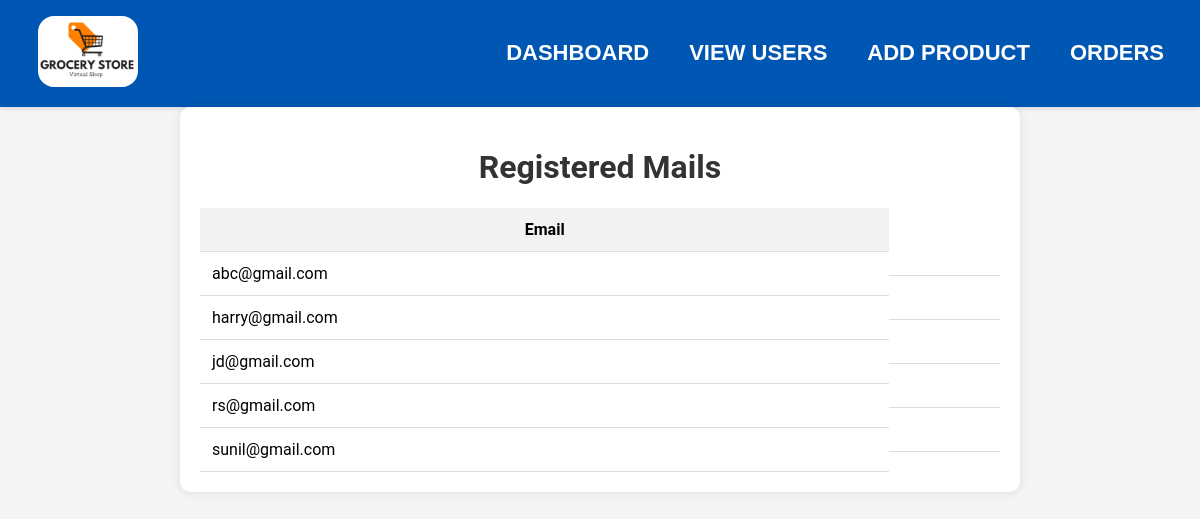
The page /Admin/hotdeals.php on the database its author committed.
### tables this page shows
CREATE TABLE `deals` (
  `email` varchar(100) NOT NULL
);

### Admin/hotdeals.php (the view, shortened to what this page needs)
<?php
include("header.php");
?>
<!DOCTYPE html>
<html lang="en">
<head>
    <link rel="stylesheet" href="style.css">
</head>
<body>
    <div class="view-container">
        <h1>Registered Mails </h1>
        <?php
        include("connect.php");
        $sql = "SELECT * FROM deals";
        $result = $conn->query($sql);
        if ($result->num_rows > 0) {
            echo "<table>
                <tr>
                    <th>Email</th>
                </tr>";
            while ($row = $result->fetch_assoc()) {
                echo "<tr>
                        <td>" . $row["email"] . "</td>
                        <td class='action'>";
            }
            echo "</table>";
        } else {
            echo "<p>No results found.</p>";
        }
        ?>
    </div>
</body>
</html>

### Admin/style.css (style rules this page uses)
.view-container { max-width: 800px; margin: 0 auto; padding: 20px; background-color: #fff; box-shadow: 0 0 10px rgba(0, 0, 0, 0.1); border-radius: 10px; }
.view-container h1 { text-align: center; color: #333; }
.view-container .action { display: flex; gap: 2px; }
.view-container table { width: 100%; margin-top: 20px; border-collapse: collapse; }
.view-container th, td { padding: 12px; border-bottom: 1px solid #ddd; }
.view-container th { background-color: #f2f2f2; }

### Admin/header.php (style rules this page uses)
body { font-family: Roboto; }

### Admin/hotdeals.php (style rules this page uses)
body { font-family: Roboto; background-color: #f4f4f4; margin: 0; padding: 0; }

### rows shown on the page
deals: email "abc@gmail.com"
deals: email "harry@gmail.com"
deals: email "jd@gmail.com"
deals: email "rs@gmail.com"
deals: email "sunil@gmail.com"
